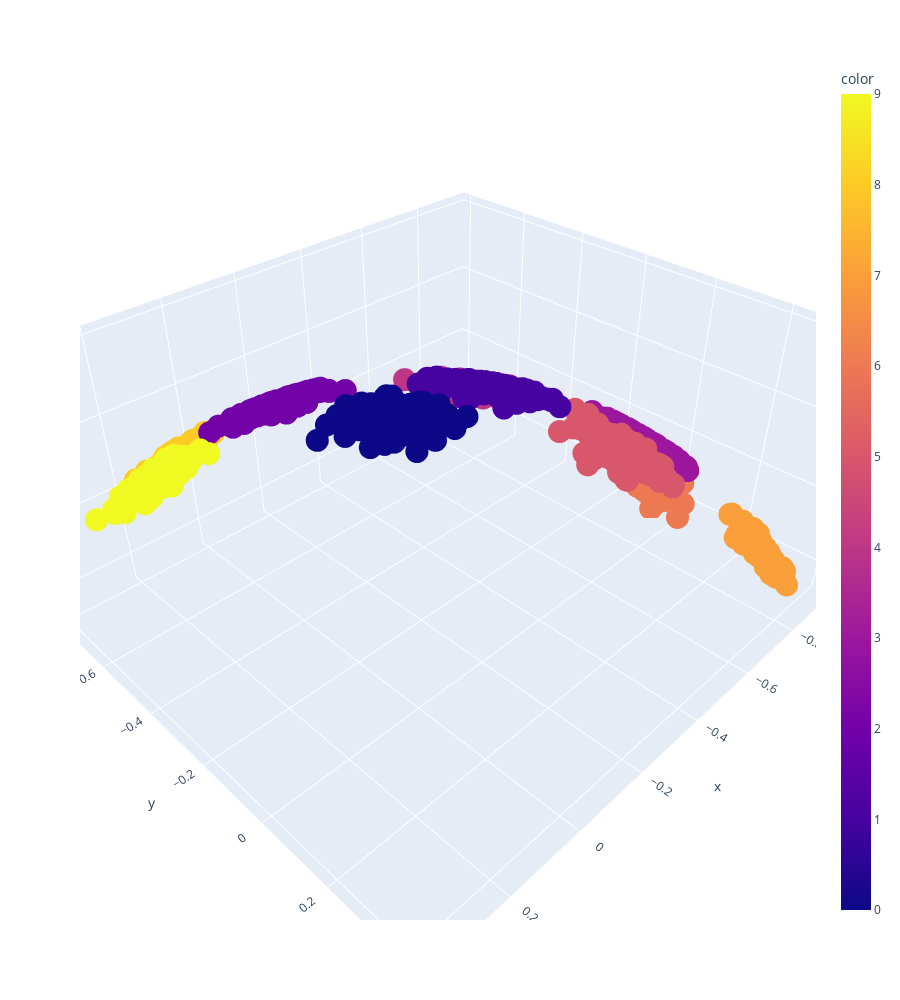

Notebook source saved alongside this figure:
### Code cell
import plotly.express as px

px.scatter_3d(x=embedding[:, 0], y=embedding[:, 1], z=embedding[:, 2], color=y, height = 1000)

### Figure 1 — Plotly figure (JSON) as saved in the notebook; plotly's stock layout.template omitted (floating-point values rounded to 4 significant figures; data arrays with more than 128 entries replaced by an {"elided": "..."} marker saying what was removed)
{"data": [{"hovertemplate": "x=%{x}<br>y=%{y}<br>z=%{z}<br>color=%{marker.color}<extra></extra>", "legendgroup": "", "marker": {"color": {"elided": "1440 int values"}, "coloraxis": "coloraxis", "symbol": "circle"}, "mode": "markers", "name": "", "scene": "scene", "showlegend": false, "type": "scatter3d", "x": {"elided": "1440 float values"}, "y": {"elided": "1440 float values"}, "z": {"elided": "1440 float values"}}], "layout": {"coloraxis": {"colorbar": {"title": {"text": "color"}}, "colorscale": [[0, "#0d0887"], [0.1111, "#46039f"], [0.2222, "#7201a8"], [0.3333, "#9c179e"], [0.4444, "#bd3786"], [0.5556, "#d8576b"], [0.6667, "#ed7953"], [0.7778, "#fb9f3a"], [0.8889, "#fdca26"], [1, "#f0f921"]]}, "height": 1000, "legend": {"tracegroupgap": 0}, "margin": {"t": 60}, "scene": {"domain": {"x": [0, 1], "y": [0, 1]}, "xaxis": {"title": {"text": "x"}}, "yaxis": {"title": {"text": "y"}}, "zaxis": {"title": {"text": "z"}}}}}
